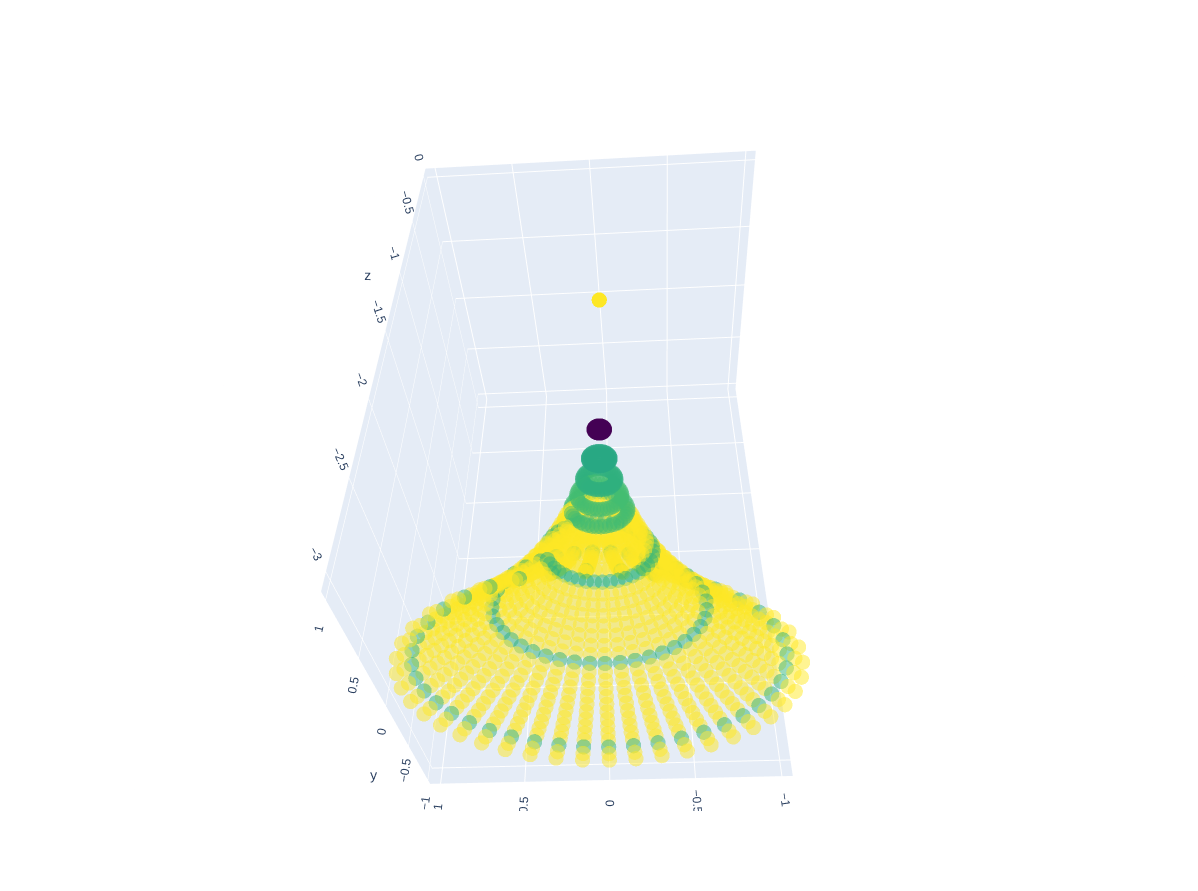

This figure's Python source:
#/usr/bin/python3
# Script to compute local geometric and topological properties of an LLM embedding
#
#Copyright (c) 2024-2025 Michael Robinson
#
#Licensed under the Apache License, Version 2.0 (the "License"); you may not use 
# this file except in compliance with the License. You may obtain a copy of the 
#License at
#
# http://www.apache.org/licenses/LICENSE-2.0
#
# Unless required by applicable law or agreed to in writing, software
# distributed under the License is distributed on an "AS IS" BASIS, WITHOUT
# WARRANTIES OR CONDITIONS OF ANY KIND, either express or implied. See the
#License for the specific language governing permissions and limitations under
# the License.
#
# This material is based upon work supported by the Defense Advanced Research 
# Projects Agency (DARPA) SafeDocs program under contract HR001119C0072. 
# Any opinions, findings and conclusions or recommendations expressed in 
# this material are those of the authors and do not necessarily reflect the 
# views of DARPA.

import numpy as np
import numpy.random
import scipy.spatial
import scipy.stats
import plotly.graph_objects as go
import plotly.express as px

from split_geo_estimator import estimate_stratifications

### Parameter setup for the data
n = 3       # Dimensions 
spts = 500 # number of points

### Parameter setup for the test
vol_min = 20
vol_max = 150

class Args:
    nstrat = 3
    miller = True
    ricci = True

args = Args()

### Caution: relative densities between the sphere and the stick cause problems as the number of points is varied.
### Be careful and check log v/log r plots to ensure uniform sampling. 

# Generate points on the sphere and a stick in n dimensions
r=np.linspace(0,1,31)
t=np.linspace(0,2*np.pi,41)[0:-1]
rr,tt=np.meshgrid(r,t)
rr=rr.flatten()[:,np.newaxis]
tt=tt.flatten()[:,np.newaxis]
coords=np.hstack((rr*np.cos(tt),rr*np.sin(tt),-3*rr**0.25))

#### Do not alter below this line

# Compute distance matrix
dists = scipy.spatial.distance_matrix(coords,coords)

# Each column is a point; rows are distances to other points, in order
dists_sorted = np.sort(dists,axis=0)

# Total number of points
npts = dists_sorted.shape[0]

#fig1=px.scatter(x=dists_sorted[vol_min:vol_max,int(npts/2)],y=1+np.arange(vol_min,vol_max),log_x=True,log_y=True)
#fig1.show()

#print(estimate_stratifications(dists_sorted[:,int(npts/2)], vol_min, vol_max, npts, args, ws=20, alpha=1e-1))

#quite

with open('cusp_example.csv', 'wt') as fp:
    # Produce header
    fp.write('x,y,z,stratification_number,radius,volume,scaling_coeff,dimension,ricci,pvalue\n')
    
    # Loop over each point (so that each point gets its own vector of radii)
    pvalues = []
    
    for i in range(dists_sorted.shape[1]):
        
        # Do the estimation
        output = estimate_stratifications(dists_sorted[:,i], vol_min, vol_max, npts, args, ws=10,alpha=1e-2)
        pvalues.append(min(output['pvalues']))
        
        # Format output
        for j in range(len(output['scaling_coeffs'])):
            fp.write(str(coords[i,0])+
                     ','+
                     str(coords[i,1])+
                     ','+
                     str(coords[i,2])+
                     ','+
                     str(j)+
                     ','+
                     str(output['strat_radii'][j])+
                     ','+
                     str(output['strat_volumes'][j])+
                     ','+
                     str(output['scaling_coeffs'][j])+
                     ','+
                     str(output['dimensions'][j])+
                     ','+
                     str(output['riccis'][j])+
                     ','+
                     str(output['pvalues'][j]))
            fp.write('\n')

fig = go.Figure(data=[go.Scatter3d(x=coords[:,0],
                                   y=coords[:,1],
                                   z=coords[:,2],
                                   mode='markers',
                                   marker=dict(size=5,
                                               color=np.log10(pvalues),#[int(p<1e-3/npts) for p in pvalues], # Bonferroni correction
                                               colorscale='Viridis',
                                               opacity=0.5))])
fig.show()
